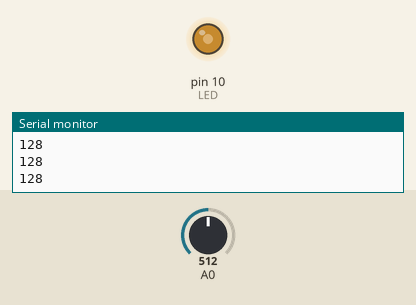
Bench run of a sketch on a simulated Arduino Uno, built with avr-gcc and run on an emulated ATmega328P. Shown: output pins drawn as LEDs (lit = HIGH), the last lines printed to the serial monitor. The inputs (shaded band) are chosen by the test bench; at power-on: A0 = 512.

Above: at 1.3 s.
1.4 s: A0 set to 716
At 2.7 s:
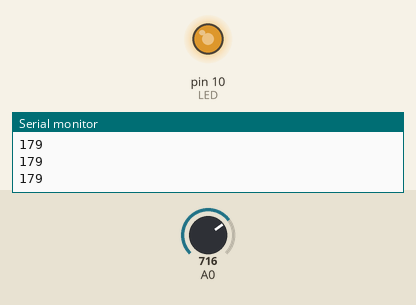
3.0 s: A0 set to 900
At 4.1 s:
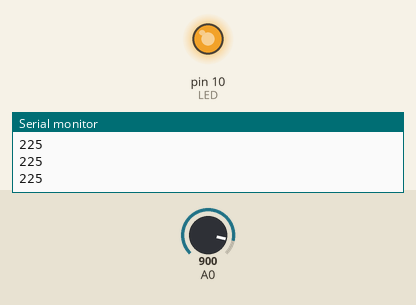
4.5 s: A0 set to 122
At 5.2 s:
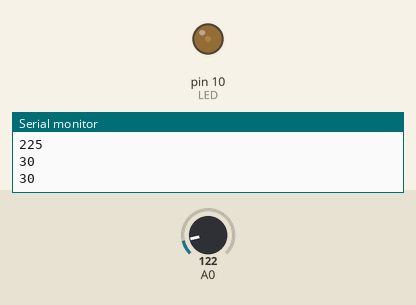
6.0 s: A0 set to 0
At 6.4 s:
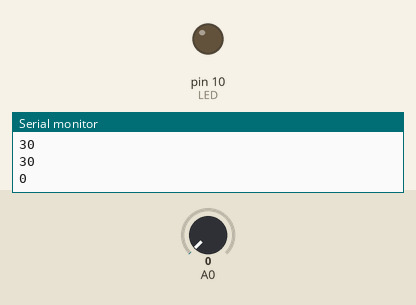
Timing chart, 0 to 8.5 s (numbered marks = the images above; inputs shaded):
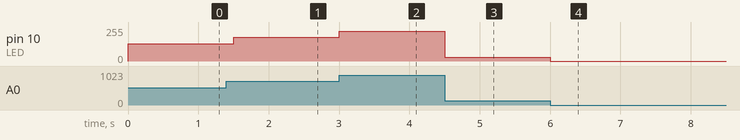

The sketch:

14-2.ino
```cpp
int LED = 10;

void setup() {
Serial.begin(9600);
pinMode(LED, OUTPUT);
}

void loop() {

int VR;
byte LED_val ; // 0~ 255

VR = analogRead(A0); // 0~ 1023
LED_val = VR/4 ;
analogWrite(LED,LED_val); //0~255
Serial.println(LED_val);

delay(500);
}
```

Measured:
- after the input at 1.4 s, pin 10 (LED): 128/255 → 179/255 after 0.10 s
- after the input at 3.0 s, pin 10 (LED): 179/255 → 225/255 at once
- after the input at 4.5 s, pin 10 (LED): 225/255 → 30/255 at once
- after the input at 6.0 s, pin 10 (LED): 30/255 → 0/255 at once
